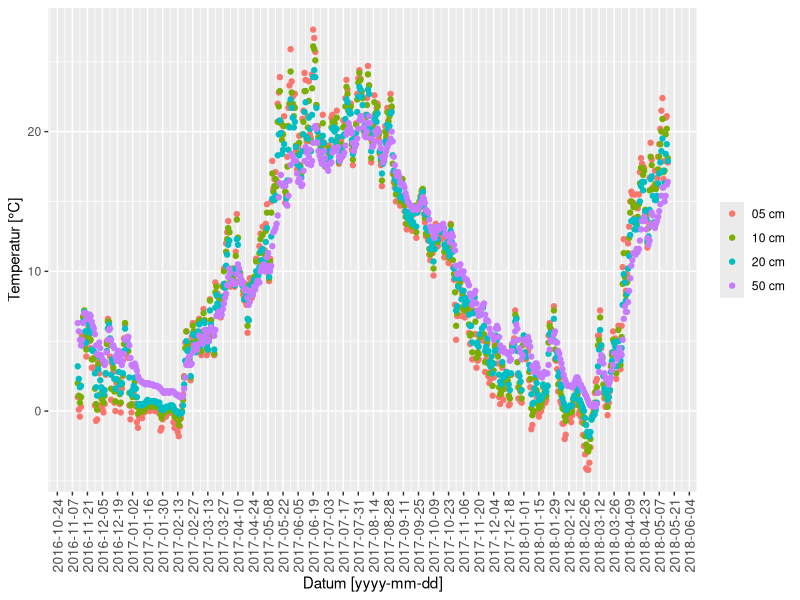
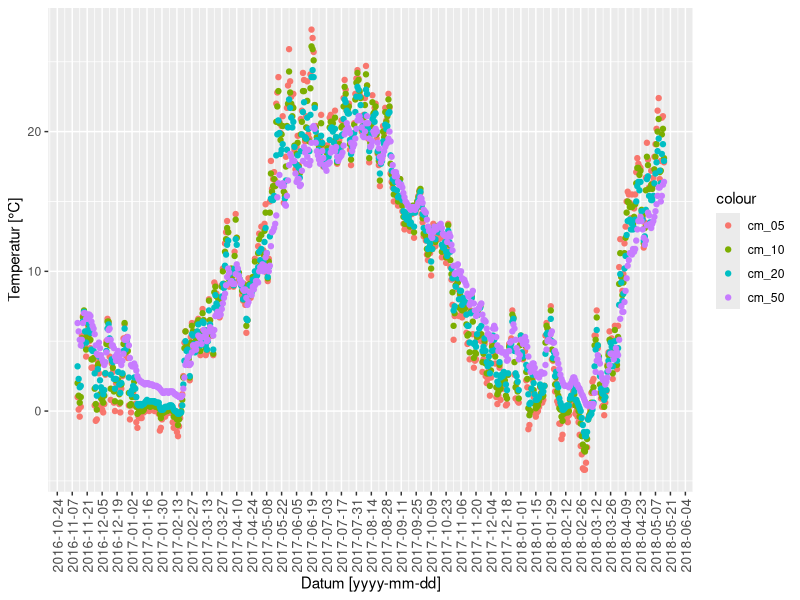

The R source for these figures, in order: (Note: this script raises an error after producing the figures.)
# Preprocessing of data for Demo Dashboard
library(ggplot2)

# Load raw data
setwd("~/git/DashboardDemoWithR")
rd1 <- read.csv2('RawData/tageswerte_EB_00403_akt/produkt_erdbo_tag_20161112_20180515_00403.txt',as.is=TRUE) # Berlin
rd2 <- read.csv2('RawData/tageswerte_EB_01981_akt/produkt_erdbo_tag_20161112_20180515_01981.txt',as.is=TRUE) # Hamburg
rd3 <- read.csv2('RawData/tageswerte_EB_03379_akt/produkt_erdbo_tag_20161112_20180515_03379.txt',as.is=TRUE) # München

# Inspect data
head(rd1)
head(rd2)
head(rd3)
tail(rd1)
tail(rd2)
tail(rd3)
summary(rd1)
summary(rd2)
summary(rd3)
sum(!complete.cases(rd1))
sum(!complete.cases(rd2))
sum(!complete.cases(rd3))

# Convert MESSDATUM into Date format
short_to_date <- function(x){
  # No format checking, use nchar if needed, requires always 10 chars
  xyear <- sapply(x,substr,start=0,stop=4)
  xmonth <- sapply(x,substr,start=5,stop=6)
  xday <- sapply(x,substr,start=7,stop=10)
  xdate <- as.Date(paste(xyear,xmonth,xday,sep='-'))
  # return value
  xdate
}
rd1$DATUM <- short_to_date(rd1$MESS_DATUM)
rd2$DATUM <- short_to_date(rd2$MESS_DATUM)
rd3$DATUM <- short_to_date(rd3$MESS_DATUM)

# Convert to numeric
rd1$cm_05 <- as.numeric(rd1$V_TE005M)
rd2$cm_05 <- as.numeric(rd2$V_TE005M)
rd3$cm_05 <- as.numeric(rd3$V_TE005M)
rd1$cm_10 <- as.numeric(rd1$V_TE010M)
rd2$cm_10 <- as.numeric(rd2$V_TE010M)
rd3$cm_10 <- as.numeric(rd3$V_TE010M)
rd1$cm_20 <- as.numeric(rd1$V_TE020M)
rd2$cm_20 <- as.numeric(rd2$V_TE020M)
rd3$cm_20 <- as.numeric(rd3$V_TE020M)
rd1$cm_50 <- as.numeric(rd1$V_TE050M)
rd2$cm_50 <- as.numeric(rd2$V_TE050M)
rd3$cm_50 <- as.numeric(rd3$V_TE050M)

# Example plots 
color_labels <- c('05 cm','10 cm','20 cm','50 cm')
ggplot()+geom_point(aes(rd1$DATUM,rd1$cm_05,color=color_labels[1]))+
  geom_point(aes(rd1$DATUM,rd1$cm_10,color=color_labels[2]))+
  geom_point(aes(rd1$DATUM,rd1$cm_20,color=color_labels[3]))+
  geom_point(aes(rd1$DATUM,rd1$cm_50,color=color_labels[4]))+
  scale_x_date(date_breaks = '2 weeks')+
  xlab('Datum [yyyy-mm-dd]')+ylab('Temperatur [°C]')+
  theme(axis.text.x  = element_text(angle=90, vjust=0.5, size=10))+
  guides(color=guide_legend(title=NULL))
ggplot()+geom_point(aes(rd1$DATUM,rd1$cm_05,color='cm_05'))+
  geom_point(aes(rd1$DATUM,rd1$cm_10,color='cm_10'))+
  geom_point(aes(rd1$DATUM,rd1$cm_20,color='cm_20'))+
  geom_point(aes(rd1$DATUM,rd1$cm_50,color='cm_50'))+
  scale_x_date(date_breaks = '2 weeks')+
  xlab('Datum [yyyy-mm-dd]')+ylab('Temperatur [°C]')+
  theme(#axis.title.x = element_text(face="bold", size=15),
    axis.text.x  = element_text(angle=90, vjust=0.5, size=10))

# Rename and save data 
full_data_berlin <- rd1
full_data_hamburg <- rd2
full_data_munich <- rd3
full_data_berlin$STATION_NAME <- 'Berlin'
full_data_hamburg$STATION_NAME <- 'Hamburg'
full_data_munich$STATION_NAME <- 'Munich'
columns_to_keep <- c('STATION_NAME','DATUM','cm_05','cm_10','cm_20','cm_50')
data_berlin <- full_data_berlin[,columns_to_keep]
data_hamburg <- full_data_hamburg[,columns_to_keep]
data_munich <- full_data_munich[,columns_to_keep]
write.csv(data_berlin,file='ProcessedData/data_berlin.csv',row.names = F)
write.csv(data_hamburg,file='ProcessedData/data_hamburg.csv',row.names = F)
write.csv(data_munich,file='ProcessedData/data_munich.csv',row.names = F)

# More example plots
city_labels <- c('Berlin','Hamburg','Munich')
ggplot()+geom_point(aes(data_berlin$DATUM,data_berlin$cm_50,color=city_labels[1]))+
  geom_point(aes(data_hamburg$DATUM,data_hamburg$cm_50,color=city_labels[2]))+
  geom_point(aes(data_munich$DATUM,data_munich$cm_50,color=city_labels[3]))+
  geom_point(aes(data_munich$DATUM,data_munich$cm_50-data_hamburg$cm_50,color='X: Delta Munich Hamburg'))+
  geom_point(aes(data_munich$DATUM,data_munich$cm_50-data_berlin$cm_50,color='Y: Delta Munich Berlin'))+
  geom_point(aes(data_munich$DATUM,data_berlin$cm_50-data_hamburg$cm_50,color='Z: Delta Berlin Hamburg'))+
  scale_x_date(date_breaks = '2 weeks')+
  xlab('Datum [yyyy-mm-dd]')+ylab('Temperatur [°C]')+
  theme(axis.text.x  = element_text(angle=90, vjust=0.5, size=10))+
  guides(color=guide_legend(title=NULL))
ggplot()+geom_smooth(aes(data_berlin$DATUM,data_berlin$cm_50,color=city_labels[1]),se=F,span=0.2)+
  geom_smooth(aes(data_hamburg$DATUM,data_hamburg$cm_50,color=city_labels[2]),se=F,span=0.2)+
  geom_smooth(aes(data_munich$DATUM,data_munich$cm_50,color=city_labels[3]),se=F,span=0.2)+
  geom_smooth(aes(data_munich$DATUM,data_munich$cm_50-data_hamburg$cm_50,color='X: Delta Munich Hamburg'),se=F,span=0.2)+
  geom_smooth(aes(data_munich$DATUM,data_munich$cm_50-data_berlin$cm_50,color='Y: Delta Munich Berlin'),se=F,span=0.2)+
  geom_smooth(aes(data_munich$DATUM,data_berlin$cm_50-data_hamburg$cm_50,color='Z: Delta Berlin Hamburg'),se=F,span=0.2)+
  scale_x_date(date_breaks = '2 weeks')+
  xlab('Datum [yyyy-mm-dd]')+ylab('Temperatur [°C]')+
  theme(axis.text.x  = element_text(angle=90, vjust=0.5, size=10))+
  guides(color=guide_legend(title=NULL))+
  ggtitle('Temperature Comparison 50 cm above Ground')

ggplot()+geom_smooth(aes(data_berlin$DATUM,data_berlin$cm_10,color=city_labels[1]),se=F,span=0.2)+
  geom_smooth(aes(data_hamburg$DATUM,data_hamburg$cm_10,color=city_labels[2]),se=F,span=0.2)+
  geom_smooth(aes(data_munich$DATUM,data_munich$cm_10,color=city_labels[3]),se=F,span=0.2)+
  geom_smooth(aes(data_munich$DATUM,data_munich$cm_10-data_hamburg$cm_10,color='X: Delta Munich Hamburg'),se=F,span=0.2)+
  geom_smooth(aes(data_munich$DATUM,data_munich$cm_10-data_berlin$cm_10,color='Y: Delta Munich Berlin'),se=F,span=0.2)+
  geom_smooth(aes(data_munich$DATUM,data_berlin$cm_10-data_hamburg$cm_10,color='Z: Delta Berlin Hamburg'),se=F,span=0.2)+
  scale_x_date(date_breaks = '2 weeks')+
  xlab('Datum [yyyy-mm-dd]')+ylab('Temperatur [°C]')+
  theme(axis.text.x  = element_text(angle=90, vjust=0.5, size=10))+
  guides(color=guide_legend(title=NULL))+
  ggtitle('Temperature Comparison 10 cm above Ground')
